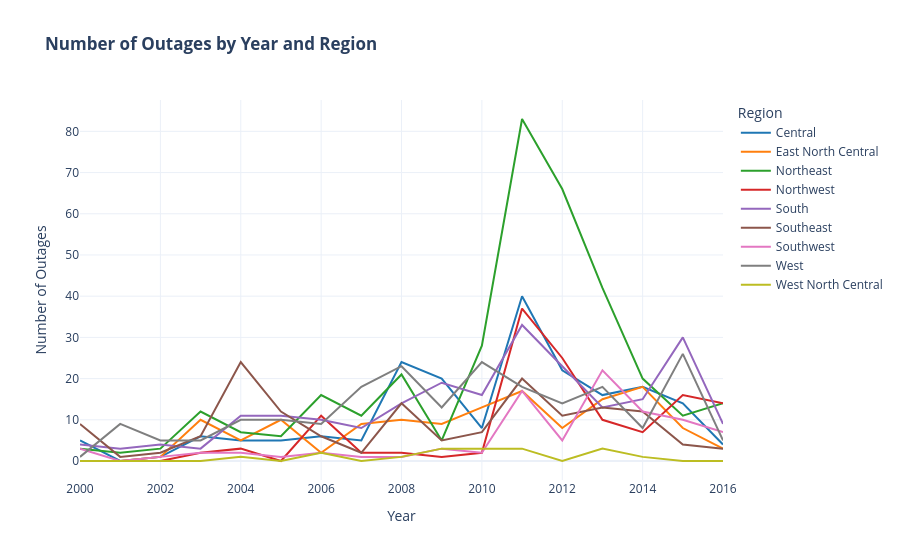

The notebook cell this image was saved under:
### Code cell
yearly_by_region = df_cleaned.groupby(['YEAR', 'CLIMATE.REGION'], observed=True).size().unstack(fill_value=0)
fig = px.line(
    yearly_by_region.reset_index(), 
    x='YEAR', 
    y=yearly_by_region.columns.tolist(), 
    title='<b>Number of Outages by Year and Region</b>',
    labels={'value': 'Number of Outages', 'variable': 'Region', 'YEAR': 'Year'},
)
fig.update_layout(legend_title_text='Region')
fig.update_layout( 
    template="plotly_white" # Match style of other plots
)
fig.show()

# Export plot for website
fig.write_html('docs/assets/plots/outages_per_year_by_region.html', include_plotlyjs='cdn')

### Figure 1 — Plotly figure (JSON) as saved in the notebook; plotly's stock layout.template omitted (floating-point values rounded to 4 significant figures)
{"data": [{"hovertemplate": "Region=Central<br>Year=%{x}<br>Number of Outages=%{y}<extra></extra>", "legendgroup": "Central", "line": {"color": "#1F77B4", "dash": "solid"}, "marker": {"symbol": "circle"}, "mode": "lines", "name": "Central", "orientation": "v", "showlegend": true, "type": "scatter", "x": [2000, 2001, 2002, 2003, 2004, 2005, 2006, 2007, 2008, 2009, 2010, 2011, 2012, 2013, 2014, 2015, 2016], "xaxis": "x", "y": [5, 0, 1, 6, 5, 5, 6, 5, 24, 20, 8, 40, 22, 16, 18, 14, 4], "yaxis": "y"}, {"hovertemplate": "Region=East North Central<br>Year=%{x}<br>Number of Outages=%{y}<extra></extra>", "legendgroup": "East North Central", "line": {"color": "#FF7F0E", "dash": "solid"}, "marker": {"symbol": "circle"}, "mode": "lines", "name": "East North Central", "orientation": "v", "showlegend": true, "type": "scatter", "x": [2000, 2001, 2002, 2003, 2004, 2005, 2006, 2007, 2008, 2009, 2010, 2011, 2012, 2013, 2014, 2015, 2016], "xaxis": "x", "y": [0, 0, 1, 10, 5, 10, 2, 9, 10, 9, 13, 17, 8, 15, 18, 8, 3], "yaxis": "y"}, {"hovertemplate": "Region=Northeast<br>Year=%{x}<br>Number of Outages=%{y}<extra></extra>", "legendgroup": "Northeast", "line": {"color": "#2CA02C", "dash": "solid"}, "marker": {"symbol": "circle"}, "mode": "lines", "name": "Northeast", "orientation": "v", "showlegend": true, "type": "scatter", "x": [2000, 2001, 2002, 2003, 2004, 2005, 2006, 2007, 2008, 2009, 2010, 2011, 2012, 2013, 2014, 2015, 2016], "xaxis": "x", "y": [3, 2, 3, 12, 7, 6, 16, 11, 21, 5, 28, 83, 66, 42, 20, 11, 14], "yaxis": "y"}, {"hovertemplate": "Region=Northwest<br>Year=%{x}<br>Number of Outages=%{y}<extra></extra>", "legendgroup": "Northwest", "line": {"color": "#D62728", "dash": "solid"}, "marker": {"symbol": "circle"}, "mode": "lines", "name": "Northwest", "orientation": "v", "showlegend": true, "type": "scatter", "x": [2000, 2001, 2002, 2003, 2004, 2005, 2006, 2007, 2008, 2009, 2010, 2011, 2012, 2013, 2014, 2015, 2016], "xaxis": "x", "y": [0, 0, 0, 2, 3, 0, 11, 2, 2, 1, 2, 37, 25, 10, 7, 16, 14], "yaxis": "y"}, {"hovertemplate": "Region=South<br>Year=%{x}<br>Number of Outages=%{y}<extra></extra>", "legendgroup": "South", "line": {"color": "#9467BD", "dash": "solid"}, "marker": {"symbol": "circle"}, "mode": "lines", "name": "South", "orientation": "v", "showlegend": true, "type": "scatter", "x": [2000, 2001, 2002, 2003, 2004, 2005, 2006, 2007, 2008, 2009, 2010, 2011, 2012, 2013, 2014, 2015, 2016], "xaxis": "x", "y": [4, 3, 4, 3, 11, 11, 10, 8, 14, 19, 16, 33, 23, 13, 15, 30, 9], "yaxis": "y"}, {"hovertemplate": "Region=Southeast<br>Year=%{x}<br>Number of Outages=%{y}<extra></extra>", "legendgroup": "Southeast", "line": {"color": "#8C564B", "dash": "solid"}, "marker": {"symbol": "circle"}, "mode": "lines", "name": "Southeast", "orientation": "v", "showlegend": true, "type": "scatter", "x": [2000, 2001, 2002, 2003, 2004, 2005, 2006, 2007, 2008, 2009, 2010, 2011, 2012, 2013, 2014, 2015, 2016], "xaxis": "x", "y": [9, 1, 2, 6, 24, 12, 6, 2, 14, 5, 7, 20, 11, 13, 12, 4, 3], "yaxis": "y"}, {"hovertemplate": "Region=Southwest<br>Year=%{x}<br>Number of Outages=%{y}<extra></extra>", "legendgroup": "Southwest", "line": {"color": "#E377C2", "dash": "solid"}, "marker": {"symbol": "circle"}, "mode": "lines", "name": "Southwest", "orientation": "v", "showlegend": true, "type": "scatter", "x": [2000, 2001, 2002, 2003, 2004, 2005, 2006, 2007, 2008, 2009, 2010, 2011, 2012, 2013, 2014, 2015, 2016], "xaxis": "x", "y": [3, 0, 1, 2, 2, 1, 2, 1, 1, 3, 2, 17, 5, 22, 12, 10, 7], "yaxis": "y"}, {"hovertemplate": "Region=West<br>Year=%{x}<br>Number of Outages=%{y}<extra></extra>", "legendgroup": "West", "line": {"color": "#7F7F7F", "dash": "solid"}, "marker": {"symbol": "circle"}, "mode": "lines", "name": "West", "orientation": "v", "showlegend": true, "type": "scatter", "x": [2000, 2001, 2002, 2003, 2004, 2005, 2006, 2007, 2008, 2009, 2010, 2011, 2012, 2013, 2014, 2015, 2016], "xaxis": "x", "y": [1, 9, 5, 5, 10, 10, 9, 18, 23, 13, 24, 18, 14, 18, 8, 26, 5], "yaxis": "y"}, {"hovertemplate": "Region=West North Central<br>Year=%{x}<br>Number of Outages=%{y}<extra></extra>", "legendgroup": "West North Central", "line": {"color": "#BCBD22", "dash": "solid"}, "marker": {"symbol": "circle"}, "mode": "lines", "name": "West North Central", "orientation": "v", "showlegend": true, "type": "scatter", "x": [2000, 2001, 2002, 2003, 2004, 2005, 2006, 2007, 2008, 2009, 2010, 2011, 2012, 2013, 2014, 2015, 2016], "xaxis": "x", "y": [0, 0, 0, 0, 1, 0, 2, 0, 1, 3, 3, 3, 0, 3, 1, 0, 0], "yaxis": "y"}], "layout": {"legend": {"title": {"text": "Region"}, "tracegroupgap": 0}, "title": {"text": "<b>Number of Outages by Year and Region</b>"}, "xaxis": {"anchor": "y", "domain": [0, 1], "title": {"text": "Year"}}, "yaxis": {"anchor": "x", "domain": [0, 1], "title": {"text": "Number of Outages"}}}}
